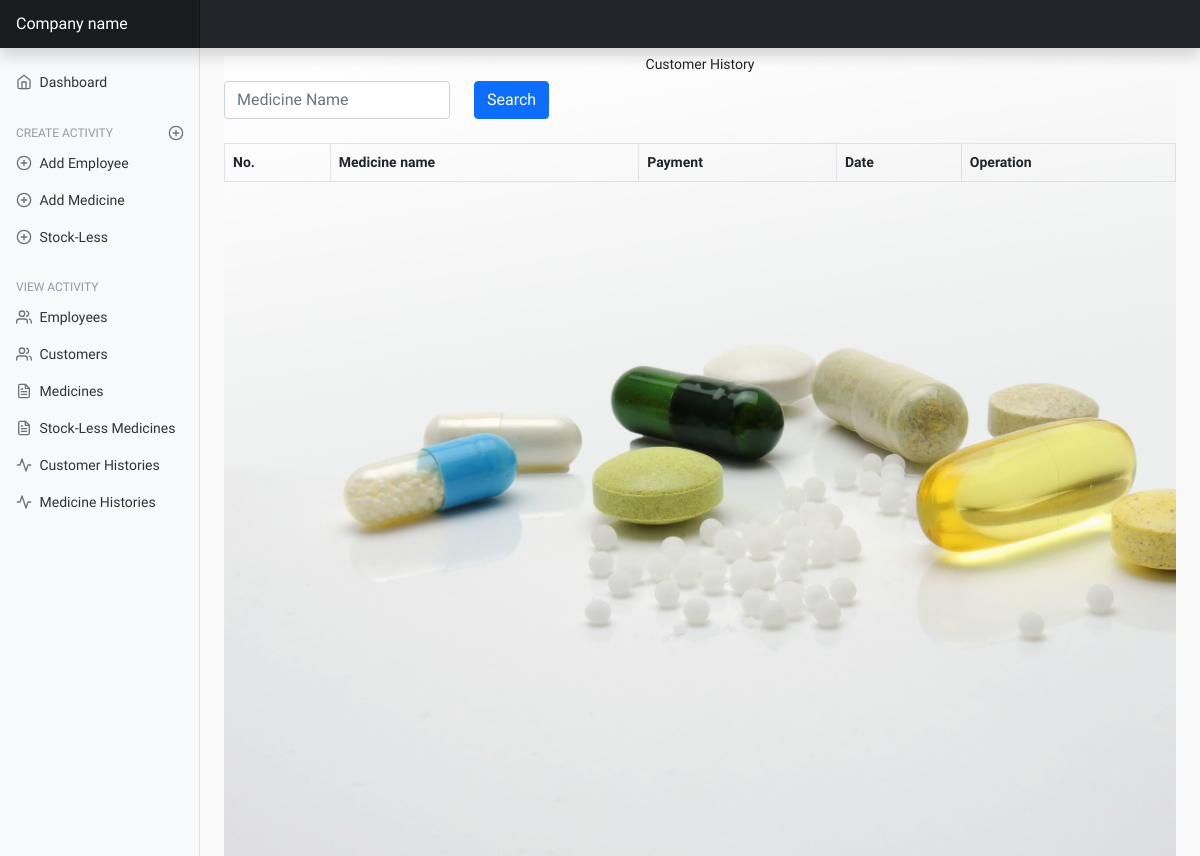
Before: /customer-histories/ with the older database file.
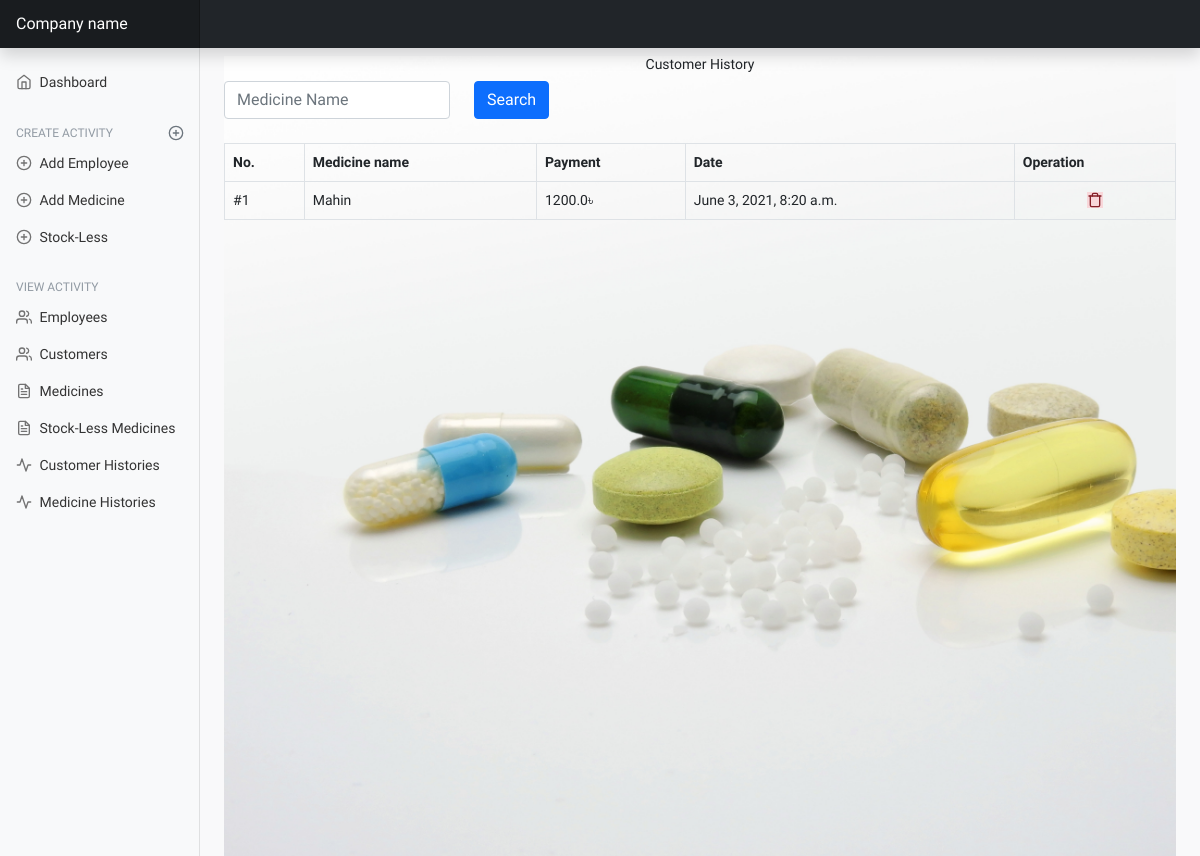
After: the same page with the newer database file.
### mainApp/models/customer.py (models this page shows, shortened)
class CustomerHistory(TimeStamp):
    name = models.ForeignKey(Customer, on_delete=models.SET_NULL, blank=True, null=True)
    payment = models.FloatField(default=0.0)
    class Meta:
        ordering = ('-created_at',)
        verbose_name_plural = "Customers Histories"

class Customer(Common, TimeStamp):
    customer_name = models.CharField(max_length=255)
    medicine_price = models.FloatField(default=0.0)
    payment = models.FloatField(blank=True, default=0.0, null=True)
    payment_at_a_time = models.FloatField(default=0)
    def __str__(self):
        return self.customer_name
    class Meta:
        ordering = ('-updated_at',)

### mainApp/views/customer_view.py (the view)
# urls.py: path('customer-histories/', customer_view.CustomerHistoryView.as_view(), name='customer-histories'),
class CustomerHistoryView(View):
    def get(self, request):
        history = CustomerHistory.objects.all()
        search = request.GET.get('q')
        if search:
            history = MedicineHistory.objects.filter(
                Q(created_at__icontains=search) | Q(name__customer_name__iscontains=search)
            ).distinct()
        page = request.GET.get('page', 1)
        paginator = Paginator(history, per_page=5)
        try:
            all_history = paginator.page(page)
        except PageNotAnInteger as e:
            all_history = paginator.page(1)
        except EmptyPage:
            all_history = Paginator.page(paginator.num_pages)
        return render(request, 'customer/customer_history.html', {
            'histories': all_history,
        })

### mainApp/templates/customer/customer_history.html (shortened to what this page needs)
{% extends 'base.html' %}
{% load static %}
{% block content %}
    <div style='background: url("{% static 'images/medicine-list.jpg' %}");background-repeat: no-repeat;
            background-size: cover;
            min-height: 100vh;
            '>
        <h6 class="text-center mt-2" style="font-family: 'Pattaya', sans-serif;">Customer History</h6>
        <div class="col-lg-6 col-md-6 col-sm-12 text-center mb-4 align-items-center">
            <form class="row mb-4" method="GET">
                <div class="col-md-6">
                    <input type="text" name="q" class="form-control" placeholder="Medicine Name"
                           aria-label="First name">
                </div>
                <div class="col-md-2">
                    <input type="submit" class="btn btn-primary" VALUE="Search"/>
                </div>
            </form>
        </div>
        <table id="example" class="table table-bordered" style="width:100%">
            <thead>
            <tr>
                <th>No.</th>
                <th>Medicine name</th>
                <th>Payment</th>
                <th>Date</th>
                <th>Operation</th>
            </tr>
            </thead>
            <tbody id="tbody">
            {% for history in histories %}
                <tr>
                    <td>#{{ forloop.counter }}</td>
                    <td>{{ history.name }}</td>
                    <td>{{ history.payment }}৳</td>
                    <td>{{ history.created_at }}</td>
                    <td style="text-align: center">
                        <a href="{% url 'customer-histories-delete' history.id %}">
                            <span class="alert-danger" data-feather="trash"></span>
                        </a>
                    </td>
                </tr>
            {% endfor %}
            </tbody>
        </table>
    </div>
{% endblock content %}

Changed rows visible on the page:
added CustomerHistory: name "Mahin", payment "1200.0", created_at "June 3, 2021, 8:20 a.m."
